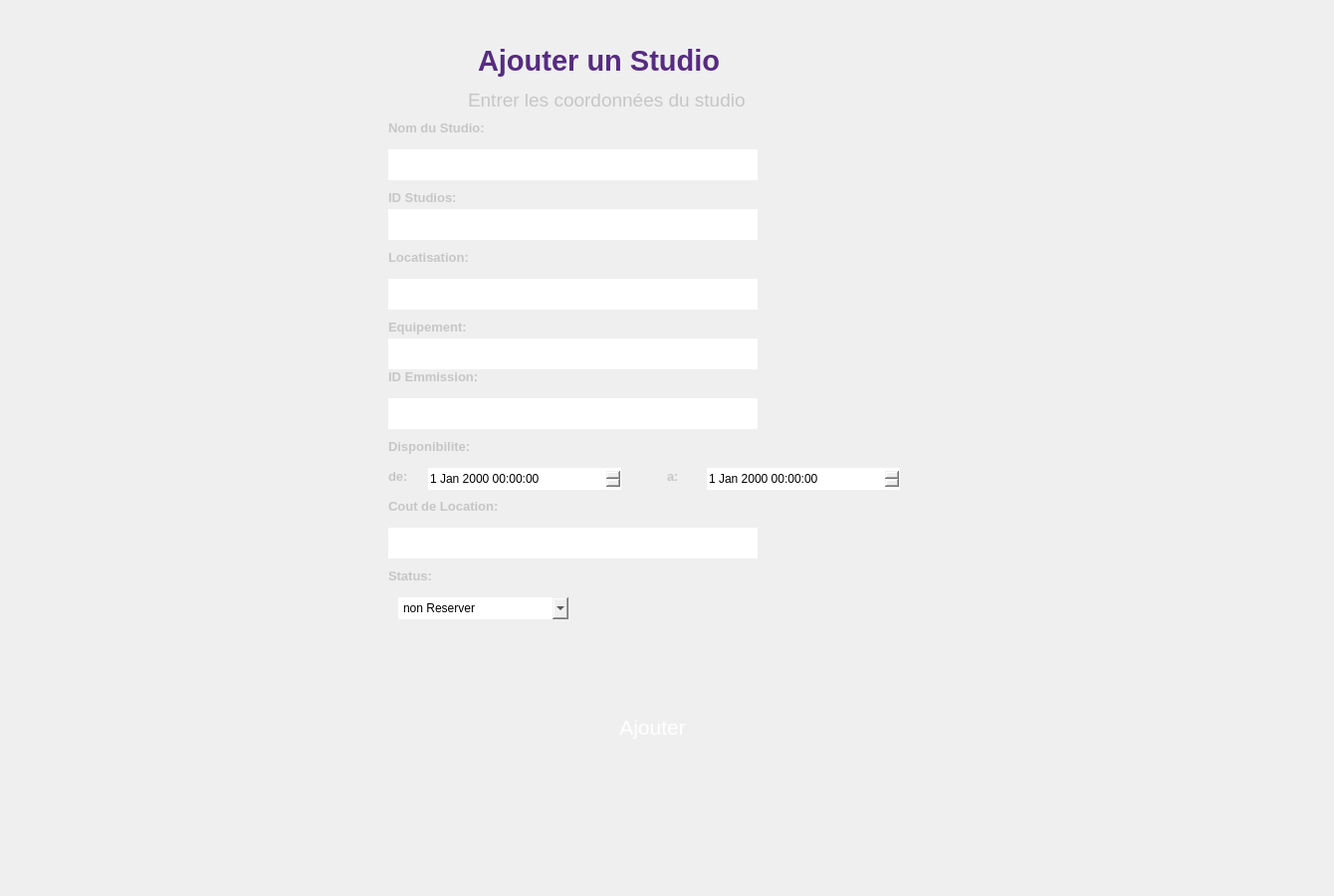
    <widget class="QWidget" name="ajoutstudio">
     <widget class="QLabel" name="label_14">
      <property name="geometry">
       <rect>
        <x>470</x>
        <y>90</y>
        <width>351</width>
        <height>20</height>
       </rect>
      </property>
      <property name="font">
       <font>
        <pointsize>14</pointsize>
       </font>
      </property>
      <property name="styleSheet">
       <string notr="true">color: rgb(198, 198, 198);
background-image: url(:/Solid_white.png);</string>
      </property>
      <property name="text">
       <string>Entrer les coordonnées du studio</string>
      </property>
     </widget>
     <widget class="QLabel" name="label_15">
      <property name="geometry">
       <rect>
        <x>480</x>
        <y>40</y>
        <width>331</width>
        <height>41</height>
       </rect>
      </property>
      <property name="font">
       <font>
        <family>MS Sans Serif</family>
        <pointsize>22</pointsize>
        <weight>75</weight>
        <bold>true</bold>
       </font>
      </property>
      <property name="styleSheet">
       <string notr="true">color: rgb(86, 44, 128);
background-image: url(:/Solid_white.png);</string>
      </property>
      <property name="text">
       <string>Ajouter un Studio</string>
      </property>
     </widget>
     <widget class="QGroupBox" name="groupBox_2">
      <property name="geometry">
       <rect>
        <x>370</x>
        <y>30</y>
        <width>561</width>
        <height>751</height>
       </rect>
      </property>
      <property name="styleSheet">
       <string notr="true">border-image: url(:/Solid_white.png);
border: none;
border-radius:45px;</string>
      </property>
      <property name="title">
       <string/>
      </property>
      <widget class="QLabel" name="label_16">
       <property name="geometry">
        <rect>
         <x>20</x>
         <y>90</y>
         <width>131</width>
         <height>16</height>
        </rect>
       </property>
       <property name="font">
        <font>
         <family>MS Sans Serif</family>
         <pointsize>10</pointsize>
         <weight>75</weight>
         <bold>true</bold>
        </font>
       </property>
       <property name="styleSheet">
        <string notr="true">color: rgb(198, 198, 198);</string>
       </property>
       <property name="text">
        <string>Nom du Studio:</string>
       </property>
      </widget>
      <widget class="QLineEdit" name="nom">
       <property name="geometry">
        <rect>
         <x>20</x>
         <y>120</y>
         <width>371</width>
         <height>31</height>
        </rect>
       </property>
       <property name="font">
        <font>
         <pointsize>14</pointsize>
        </font>
       </property>
       <property name="styleSheet">
        <string notr="true">border:2px;</string>
       </property>
      </widget>
      <widget class="QLabel" name="label_17">
       <property name="geometry">
        <rect>
         <x>20</x>
         <y>160</y>
         <width>131</width>
         <height>16</height>
        </rect>
       </property>
       <property name="font">
        <font>
         <family>MS Sans Serif</family>
         <pointsize>10</pointsize>
         <weight>75</weight>
         <bold>true</bold>
        </font>
       </property>
       <property name="styleSheet">
        <string notr="true">color: rgb(198, 198, 198);</string>
       </property>
       <property name="text">
        <string>ID Studios:</string>
       </property>
      </widget>
      <widget class="QLineEdit" name="id1">
       <property name="geometry">
        <rect>
         <x>20</x>
         <y>180</y>
         <width>371</width>
         <height>31</height>
        </rect>
       </property>
       <property name="font">
        <font>
         <pointsize>14</pointsize>
        </font>
       </property>
       <property name="styleSheet">
        <string notr="true">border:2px;</string>
       </property>
      </widget>
      <widget class="QLabel" name="label_18">
       <property name="geometry">
        <rect>
         <x>20</x>
         <y>220</y>
         <width>131</width>
         <height>16</height>
        </rect>
       </property>
       <property name="font">
        <font>
         <family>MS Sans Serif</family>
         <pointsize>10</pointsize>
         <weight>75</weight>
         <bold>true</bold>
        </font>
       </property>
       <property name="styleSheet">
        <string notr="true">color: rgb(198, 198, 198);</string>
       </property>
       <property name="text">
        <string>Locatisation:</string>
       </property>
      </widget>
      <widget class="QLineEdit" name="loc">
       <property name="geometry">
        <rect>
         <x>20</x>
         <y>250</y>
         <width>371</width>
         <height>31</height>
        </rect>
       </property>
       <property name="font">
        <font>
         <pointsize>14</pointsize>
        </font>
       </property>
       <property name="styleSheet">
        <string notr="true">border:2px;</string>
       </property>
      </widget>
      <widget class="QLineEdit" name="eq">
       <property name="geometry">
        <rect>
         <x>20</x>
         <y>310</y>
         <width>371</width>
         <height>31</height>
        </rect>
       </property>
       <property name="font">
        <font>
         <pointsize>14</pointsize>
        </font>
       </property>
       <property name="styleSheet">
        <string notr="true">border:2px;</string>
       </property>
      </widget>
      <widget class="QLabel" name="label_19">
       <property name="geometry">
        <rect>
         <x>20</x>
         <y>290</y>
         <width>131</width>
         <height>16</height>
        </rect>
       </property>
       <property name="font">
        <font>
         <family>MS Sans Serif</family>
         <pointsize>10</pointsize>
         <weight>75</weight>
         <bold>true</bold>
        </font>
       </property>
       <property name="styleSheet">
        <string notr="true">color: rgb(198, 198, 198);</string>
       </property>
       <property name="text">
        <string>Equipement:</string>
       </property>
      </widget>
      <widget class="QLabel" name="label_20">
       <property name="geometry">
        <rect>
         <x>20</x>
         <y>340</y>
         <width>131</width>
         <height>16</height>
        </rect>
       </property>
       <property name="font">
        <font>
         <family>MS Sans Serif</family>
         <pointsize>10</pointsize>
         <weight>75</weight>
         <bold>true</bold>
        </font>
       </property>
       <property name="styleSheet">
        <string notr="true">color: rgb(198, 198, 198);</string>
       </property>
       <property name="text">
        <string>ID Emmission:</string>
       </property>
      </widget>
      <widget class="QLineEdit" name="id2">
       <property name="geometry">
        <rect>
         <x>20</x>
         <y>370</y>
         <width>371</width>
         <height>31</height>
        </rect>
       </property>
       <property name="font">
        <font>
         <pointsize>14</pointsize>
        </font>
       </property>
       <property name="styleSheet">
        <string notr="true">border:2px;</string>
       </property>
      </widget>
      <widget class="QLabel" name="label_21">
       <property name="geometry">
        <rect>
         <x>20</x>
         <y>540</y>
         <width>131</width>
         <height>16</height>
        </rect>
       </property>
       <property name="font">
        <font>
         <family>MS Sans Serif</family>
         <pointsize>10</pointsize>
         <weight>75</weight>
         <bold>true</bold>
        </font>
       </property>
       <property name="styleSheet">
        <string notr="true">color: rgb(198, 198, 198);</string>
       </property>
       <property name="text">
        <string>Status:</string>
       </property>
      </widget>
      <widget class="QLabel" name="label_22">
       <property name="geometry">
        <rect>
         <x>20</x>
         <y>470</y>
         <width>131</width>
         <height>16</height>
        </rect>
       </property>
       <property name="font">
        <font>
         <family>MS Sans Serif</family>
         <pointsize>10</pointsize>
         <weight>75</weight>
         <bold>true</bold>
        </font>
       </property>
       <property name="styleSheet">
        <string notr="true">color: rgb(198, 198, 198);</string>
       </property>
       <property name="text">
        <string>Cout de Location:</string>
       </property>
      </widget>
      <widget class="QLabel" name="label_23">
       <property name="geometry">
        <rect>
         <x>20</x>
         <y>410</y>
         <width>131</width>
         <height>16</height>
        </rect>
       </property>
       <property name="font">
        <font>
         <family>MS Sans Serif</family>
         <pointsize>10</pointsize>
         <weight>75</weight>
         <bold>true</bold>
        </font>
       </property>
       <property name="styleSheet">
        <string notr="true">color: rgb(198, 198, 198);</string>
       </property>
       <property name="text">
        <string>Disponibilite:</string>
       </property>
      </widget>
      <widget class="QLineEdit" name="cout">
       <property name="geometry">
        <rect>
         <x>20</x>
         <y>500</y>
         <width>371</width>
         <height>31</height>
        </rect>
       </property>
       <property name="font">
        <font>
         <pointsize>14</pointsize>
        </font>
       </property>
       <property name="styleSheet">
        <string notr="true">border:2px;</string>
       </property>
      </widget>
      <widget class="QDateTimeEdit" name="date1">
       <property name="geometry">
        <rect>
         <x>60</x>
         <y>440</y>
         <width>194</width>
         <height>22</height>
        </rect>
       </property>
      </widget>
      <widget class="QDateTimeEdit" name="date2">
       <property name="geometry">
        <rect>
         <x>340</x>
         <y>440</y>
         <width>194</width>
         <height>22</height>
        </rect>
       </property>
      </widget>
      <widget class="QLabel" name="label_24">
       <property name="geometry">
        <rect>
         <x>20</x>
         <y>440</y>
         <width>31</width>
         <height>16</height>
        </rect>
       </property>
       <property name="font">
        <font>
         <family>MS Sans Serif</family>
         <pointsize>10</pointsize>
         <weight>75</weight>
         <bold>true</bold>
        </font>
       </property>
       <property name="styleSheet">
        <string notr="true">color: rgb(198, 198, 198);</string>
       </property>
       <property name="text">
        <string>de:</string>
       </property>
      </widget>
      <widget class="QLabel" name="label_25">
       <property name="geometry">
        <rect>
         <x>300</x>
         <y>440</y>
         <width>21</width>
         <height>16</height>
        </rect>
       </property>
       <property name="font">
        <font>
         <family>MS Sans Serif</family>
         <pointsize>10</pointsize>
         <weight>75</weight>
         <bold>true</bold>
        </font>
       </property>
       <property name="styleSheet">
        <string notr="true">color: rgb(198, 198, 198);</string>
       </property>
       <property name="text">
        <string>a:</string>
       </property>
      </widget>
      <widget class="QComboBox" name="stat">
       <property name="geometry">
        <rect>
         <x>30</x>
         <y>570</y>
         <width>171</width>
         <height>22</height>
        </rect>
       </property>
       <item>
        <property name="text">
         <string>non Reserver</string>
        </property>
       </item>
       <item>
        <property name="text">
         <string>Reserver</string>
        </property>
       </item>
      </widget>
      <widget class="QPushButton" name="pushButton_11">
       <property name="geometry">
        <rect>
         <x>60</x>
         <y>680</y>
         <width>451</width>
         <height>41</height>
        </rect>
       </property>
       <property name="font">
        <font>
         <family>MS Shell Dlg 2</family>
         <pointsize>16</pointsize>
         <weight>50</weight>
         <italic>false</italic>
         <bold>false</bold>
        </font>
       </property>
       <property name="styleSheet">
        <string notr="true">QPushButton{
	border-image: url(:/Rectangle 1.png);
color: rgb(255, 255, 255);
font: 16pt &quot;MS Shell Dlg 2&quot;;
border-radius:10px;
border: none;
}
QPushButton:hover{
 
	color: rgb(0, 0, 0);


}</string>
       </property>
       <property name="text">
        <string>Ajouter</string>
       </property>
      </widget>
     </widget>
     <widget class="QLabel" name="label_26">
      <property name="geometry">
       <rect>
        <x>0</x>
        <y>0</y>
        <width>1331</width>
        <height>891</height>
       </rect>
      </property>
      <property name="styleSheet">
       <string notr="true">background-image: url(:/Sign In (1).png);</string>
      </property>
      <property name="text">
       <string/>
      </property>
     </widget>
     <zorder>label_26</zorder>
     <zorder>groupBox_2</zorder>
     <zorder>label_14</zorder>
     <zorder>label_15</zorder>
    </widget>
